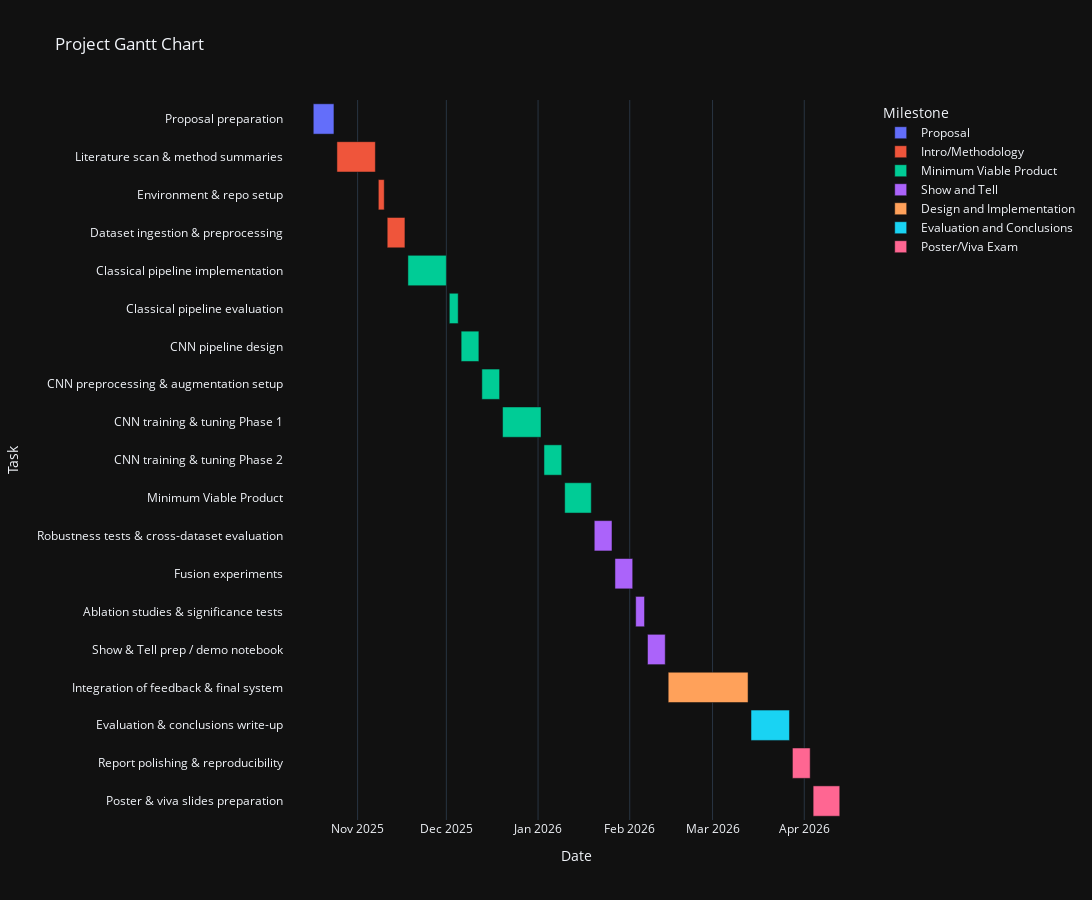

The notebook cell this image was saved under:
### Code cell
import plotly.express as px
import pandas as pd

# Define all tasks with start/end dates and associated milestones
tasks = [
    {"Task": "Proposal preparation", "Start": "2025-10-17", "End": "2025-10-24", "Milestone": "Proposal"},
    {"Task": "Literature scan & method summaries", "Start": "2025-10-25", "End": "2025-11-07", "Milestone": "Intro/Methodology"},
    {"Task": "Environment & repo setup", "Start": "2025-11-08", "End": "2025-11-10", "Milestone": "Intro/Methodology"},
    {"Task": "Dataset ingestion & preprocessing", "Start": "2025-11-11", "End": "2025-11-17", "Milestone": "Intro/Methodology"},
    {"Task": "Classical pipeline implementation", "Start": "2025-11-18", "End": "2025-12-01", "Milestone": "Minimum Viable Product"},
    {"Task": "Classical pipeline evaluation", "Start": "2025-12-02", "End": "2025-12-05", "Milestone": "Minimum Viable Product"},
    {"Task": "CNN pipeline design", "Start": "2025-12-06", "End": "2025-12-12", "Milestone": "Minimum Viable Product"},
    {"Task": "CNN preprocessing & augmentation setup", "Start": "2025-12-13", "End": "2025-12-19", "Milestone": "Minimum Viable Product"},
    {"Task": "CNN training & tuning Phase 1", "Start": "2025-12-20", "End": "2026-01-02", "Milestone": "Minimum Viable Product"},
    {"Task": "CNN training & tuning Phase 2", "Start": "2026-01-03", "End": "2026-01-09", "Milestone": "Minimum Viable Product"},
    {"Task": "Minimum Viable Product", "Start": "2026-01-10", "End": "2026-01-19", "Milestone": "Minimum Viable Product"},
    {"Task": "Robustness tests & cross-dataset evaluation", "Start": "2026-01-20", "End": "2026-01-26", "Milestone": "Show and Tell"},
    {"Task": "Fusion experiments", "Start": "2026-01-27", "End": "2026-02-02", "Milestone": "Show and Tell"},
    {"Task": "Ablation studies & significance tests", "Start": "2026-02-03", "End": "2026-02-06", "Milestone": "Show and Tell"},
    {"Task": "Show & Tell prep / demo notebook", "Start": "2026-02-07", "End": "2026-02-13", "Milestone": "Show and Tell"},
    {"Task": "Integration of feedback & final system", "Start": "2026-02-14", "End": "2026-03-13", "Milestone": "Design and Implementation"},
    {"Task": "Evaluation & conclusions write-up", "Start": "2026-03-14", "End": "2026-03-27", "Milestone": "Evaluation and Conclusions"},
    {"Task": "Report polishing & reproducibility", "Start": "2026-03-28", "End": "2026-04-03", "Milestone": "Poster/Viva Exam"},
    {"Task": "Poster & viva slides preparation", "Start": "2026-04-04", "End": "2026-04-13", "Milestone": "Poster/Viva Exam"},
]

df = pd.DataFrame(tasks)

# Create Gantt chart
fig = px.timeline(df, x_start="Start", x_end="End", y="Task", color="Milestone", title="Project Gantt Chart")
fig.update_yaxes(autorange="reversed")  # Show tasks top-down
fig.update_layout(xaxis_title="Date", yaxis_title="Task", height=900, width=1400)

# Save as PNG
#fig.write_image("project_gantt_chart.png", width=1400, height=900)

# Show interactive figure in notebook
fig.show()

### Figure 1 — Plotly figure (JSON) as saved in the notebook; plotly's stock layout.template omitted (floating-point values rounded to 4 significant figures)
{"data": [{"base": ["2025-10-17T00:00:00.000000000"], "hovertemplate": "Milestone=Proposal<br>Start=%{base}<br>End=%{x}<br>Task=%{y}<extra></extra>", "legendgroup": "Proposal", "marker": {"color": "#636efa", "pattern": {"shape": ""}}, "name": "Proposal", "orientation": "h", "showlegend": true, "textposition": "auto", "x": [604800000], "xaxis": "x", "y": ["Proposal preparation"], "yaxis": "y", "type": "bar"}, {"base": ["2025-10-25T00:00:00.000000000", "2025-11-08T00:00:00.000000000", "2025-11-11T00:00:00.000000000"], "hovertemplate": "Milestone=Intro/Methodology<br>Start=%{base}<br>End=%{x}<br>Task=%{y}<extra></extra>", "legendgroup": "Intro/Methodology", "marker": {"color": "#EF553B", "pattern": {"shape": ""}}, "name": "Intro/Methodology", "orientation": "h", "showlegend": true, "textposition": "auto", "x": [1123200000, 172800000, 518400000], "xaxis": "x", "y": ["Literature scan & method summaries", "Environment & repo setup", "Dataset ingestion & preprocessing"], "yaxis": "y", "type": "bar"}, {"base": ["2025-11-18T00:00:00.000000000", "2025-12-02T00:00:00.000000000", "2025-12-06T00:00:00.000000000", "2025-12-13T00:00:00.000000000", "2025-12-20T00:00:00.000000000", "2026-01-03T00:00:00.000000000", "2026-01-10T00:00:00.000000000"], "hovertemplate": "Milestone=Minimum Viable Product<br>Start=%{base}<br>End=%{x}<br>Task=%{y}<extra></extra>", "legendgroup": "Minimum Viable Product", "marker": {"color": "#00cc96", "pattern": {"shape": ""}}, "name": "Minimum Viable Product", "orientation": "h", "showlegend": true, "textposition": "auto", "x": [1123200000, 259200000, 518400000, 518400000, 1123200000, 518400000, 777600000], "xaxis": "x", "y": ["Classical pipeline implementation", "Classical pipeline evaluation", "CNN pipeline design", "CNN preprocessing & augmentation setup", "CNN training & tuning Phase 1", "CNN training & tuning Phase 2", "Minimum Viable Product"], "yaxis": "y", "type": "bar"}, {"base": ["2026-01-20T00:00:00.000000000", "2026-01-27T00:00:00.000000000", "2026-02-03T00:00:00.000000000", "2026-02-07T00:00:00.000000000"], "hovertemplate": "Milestone=Show and Tell<br>Start=%{base}<br>End=%{x}<br>Task=%{y}<extra></extra>", "legendgroup": "Show and Tell", "marker": {"color": "#ab63fa", "pattern": {"shape": ""}}, "name": "Show and Tell", "orientation": "h", "showlegend": true, "textposition": "auto", "x": [518400000, 518400000, 259200000, 518400000], "xaxis": "x", "y": ["Robustness tests & cross-dataset evaluation", "Fusion experiments", "Ablation studies & significance tests", "Show & Tell prep / demo notebook"], "yaxis": "y", "type": "bar"}, {"base": ["2026-02-14T00:00:00.000000000"], "hovertemplate": "Milestone=Design and Implementation<br>Start=%{base}<br>End=%{x}<br>Task=%{y}<extra></extra>", "legendgroup": "Design and Implementation", "marker": {"color": "#FFA15A", "pattern": {"shape": ""}}, "name": "Design and Implementation", "orientation": "h", "showlegend": true, "textposition": "auto", "x": [2332800000], "xaxis": "x", "y": ["Integration of feedback & final system"], "yaxis": "y", "type": "bar"}, {"base": ["2026-03-14T00:00:00.000000000"], "hovertemplate": "Milestone=Evaluation and Conclusions<br>Start=%{base}<br>End=%{x}<br>Task=%{y}<extra></extra>", "legendgroup": "Evaluation and Conclusions", "marker": {"color": "#19d3f3", "pattern": {"shape": ""}}, "name": "Evaluation and Conclusions", "orientation": "h", "showlegend": true, "textposition": "auto", "x": [1123200000], "xaxis": "x", "y": ["Evaluation & conclusions write-up"], "yaxis": "y", "type": "bar"}, {"base": ["2026-03-28T00:00:00.000000000", "2026-04-04T00:00:00.000000000"], "hovertemplate": "Milestone=Poster/Viva Exam<br>Start=%{base}<br>End=%{x}<br>Task=%{y}<extra></extra>", "legendgroup": "Poster/Viva Exam", "marker": {"color": "#FF6692", "pattern": {"shape": ""}}, "name": "Poster/Viva Exam", "orientation": "h", "showlegend": true, "textposition": "auto", "x": [518400000, 777600000], "xaxis": "x", "y": ["Report polishing & reproducibility", "Poster & viva slides preparation"], "yaxis": "y", "type": "bar"}], "layout": {"xaxis": {"anchor": "y", "domain": [0.0, 1.0], "type": "date", "title": {"text": "Date"}}, "yaxis": {"anchor": "x", "domain": [0.0, 1.0], "title": {"text": "Task"}, "autorange": "reversed"}, "legend": {"title": {"text": "Milestone"}, "tracegroupgap": 0}, "title": {"text": "Project Gantt Chart"}, "barmode": "overlay", "height": 900, "width": 1400}}
